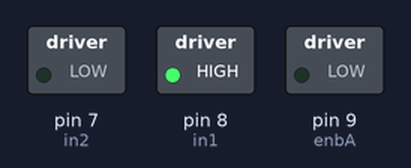
Simulated run of this sketch. Board: Arduino Uno, built with avr-gcc and run on an emulated ATmega328P. Parts: switched loads named in the sketch (green lamp = pin HIGH).

Above: at 0.1 s.
Timing chart, 0 to 40.0 s (numbered marks = the images above):
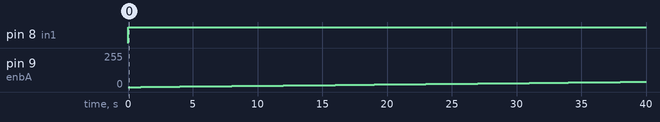

The sketch:

027PotentiometerControlledL298N.ino
```cpp
int in1=8;
int in2=7;
int enbA=9;

void setup() {

  pinMode(in1, OUTPUT);
  pinMode(in2, OUTPUT);
  pinMode(enbA, OUTPUT);

}

void loop() {

 for(int i=0; i<255; i++){

  digitalWrite(in1, HIGH);
  digitalWrite(in2, LOW);
  analogWrite(enbA, i);
  delay(1000);

 }

}
```

Measured:
- by itself, pin 8 (in1): LOW → HIGH at 0.00 s
- by itself, pin 9 (enbA): moves from 0/255 to 39/255 over 38.0 s
